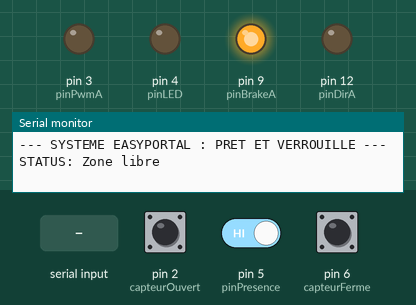
Recording of a sketch running on a simulated Arduino Uno, built with avr-gcc and run on an emulated ATmega328P. Parts: output pins drawn as LEDs (lit = HIGH), the last lines printed to the serial monitor. Dashed ring = blinking. The test bench sets the inputs (shaded band); at power-on: pin 6 (capteurFerme) HIGH, pin 5 (pinPresence) HIGH, pin 2 (capteurOuvert) HIGH.

Above: at 1.2 s.
1.3 s: "2" received over Serial
At 1.65 s:
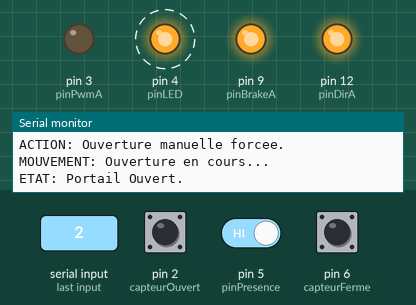
4.3 s: pin 6 (capteurFerme) pulled LOW for 1 s
At 4.65 s:
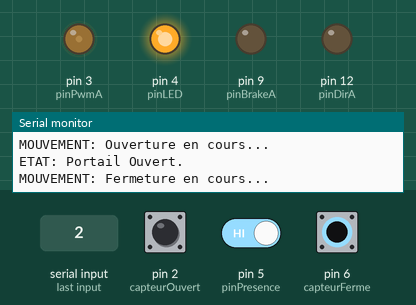
6.8 s: pin 5 (pinPresence) driven LOW
9.7 s: "1" received over Serial
At 9.8 s:
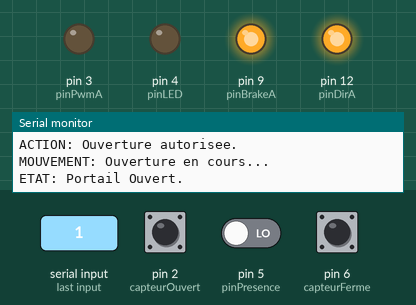
12.7 s: pin 5 (pinPresence) driven HIGH
15.7 s: pin 6 (capteurFerme) pulled LOW for 3.2 s
At 16.35 s:
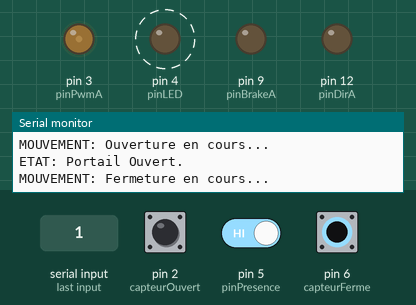
Timing chart, 0 to 20.4 s (numbered marks = the images above; inputs shaded):
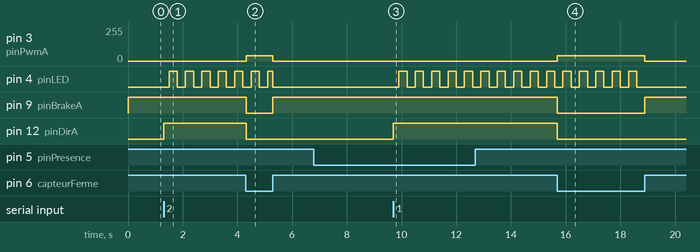

The sketch:

easyportal.ino
```cpp
// ======================================================
// PROJET EASYPORTAL - ETUDIANT 3
// MISSION : PILOTAGE MCC ET SECURITE
// ======================================================
// --- 1. DECLARATION DES PINS ---
const int pinDirA = 12;
const int pinPwmA = 3;
const int pinBrakeA = 9;
const int pinLED = 4;
const int capteurOuvert = 2;
const int capteurFerme = 6;
const int pinPresence = 5;
int vitesse = 40;

// --- 2. INITIALISATION ---
void setup() {
  pinMode(pinBrakeA, OUTPUT);
  digitalWrite(pinBrakeA, HIGH);
  pinMode(pinPwmA, OUTPUT);
  analogWrite(pinPwmA, 0);
  pinMode(pinDirA, OUTPUT);
  digitalWrite(pinDirA, LOW);
  Serial.begin(9600);
  pinMode(pinLED, OUTPUT);
  pinMode(capteurOuvert, INPUT_PULLUP);
  pinMode(capteurFerme, INPUT_PULLUP);
  pinMode(pinPresence, INPUT);
  Serial.println("--- SYSTEME EASYPORTAL : PRET ET VERROUILLE ---");
}

// --- 3. BOUCLE PRINCIPALE ---
void loop() {
  static unsigned long pM = 0;
  if (millis() - pM >= 1000) {
    pM = millis();
    if (digitalRead(pinPresence) == 0) {
      Serial.println("STATUS: [!] VOITURE DETECTEE [!]");
    } else {
      Serial.println("STATUS: Zone libre");
    }
  }

  if (Serial.available()) {
    char commande = Serial.read();
    if (commande == '1') {
      // Mode automatique : ouverture avec verification des capteurs
      if (digitalRead(pinPresence) == 0) {
        Serial.println("ACTION: Ouverture autorisee.");
        lancerCycle();
      } else {
        Serial.println("ERREUR: Ouverture refusee (Pas de voiture).");
      }
    }
    if (commande == '2') {
      // Mode manuel : ouverture forcee depuis site web ou app
      Serial.println("ACTION: Ouverture manuelle forcee.");
      lancerCycle();
    }
  }
}

// --- 4. FONCTIONS DE MOUVEMENT ---
void lancerCycle() {
  Serial.println("MOUVEMENT: Ouverture en cours...");
  digitalWrite(pinBrakeA, LOW);
  digitalWrite(pinDirA, HIGH);

  while(digitalRead(capteurOuvert) == 0) {
    analogWrite(pinPwmA, vitesse);
    clignoterLED();
  }
  stopper();
  Serial.println("ETAT: Portail Ouvert.");

  unsigned long debutVide = millis();
  while (millis() - debutVide < 3000) {
    clignoterLED();
    if (digitalRead(pinPresence) == 0) debutVide = millis();
  }

  Serial.println("MOUVEMENT: Fermeture en cours...");
  digitalWrite(pinBrakeA, LOW);
  digitalWrite(pinDirA, LOW);

  while(digitalRead(capteurFerme) == 0) {
    if (digitalRead(pinPresence) == 0) {
      stopper();
      Serial.println("ALERTE: Obstacle detecte ! Re-ouverture...");
      lancerCycle();
      return;
    }
    analogWrite(pinPwmA, vitesse);
    clignoterLED();
  }
  stopper();
  Serial.println("ETAT: Portail Ferme.");
}

void stopper() {
  analogWrite(pinPwmA, 0);
  digitalWrite(pinBrakeA, HIGH);
  digitalWrite(pinLED, LOW);
}

void clignoterLED() {
  digitalWrite(pinLED, (millis() / 300) % 2);
}
```

Measured:
- after the input at 1.3 s, pin 4 (pinLED): alternates HIGH for 0.30 s and LOW for 0.30 s, starting after 0.20 s; pin 12 (pinDirA): LOW → HIGH at once
- after the input at 4.3 s, pin 3 (pinPwmA): 0/255 → 40/255 at once, → 0/255 0.97 s later; pin 4 (pinLED): LOW → HIGH after 0.20 s, → LOW 0.30 s later, → HIGH 0.30 s later, → LOW 0.20 s later; pin 9 (pinBrakeA): HIGH → LOW at once, → HIGH 0.97 s later
- after the input at 9.7 s, pin 4 (pinLED): alternates HIGH for 0.30 s and LOW for 0.30 s, starting after 0.20 s; pin 12 (pinDirA): LOW → HIGH at once
- after the input at 15.7 s, pin 3 (pinPwmA): 0/255 → 40/255 at once, → 0/255 3.2 s later; pin 4 (pinLED): alternates HIGH for 0.30 s and LOW for 0.30 s, 10 changes in all, then stays LOW, starting after 0.20 s; pin 9 (pinBrakeA): HIGH → LOW at once, → HIGH 3.2 s later
